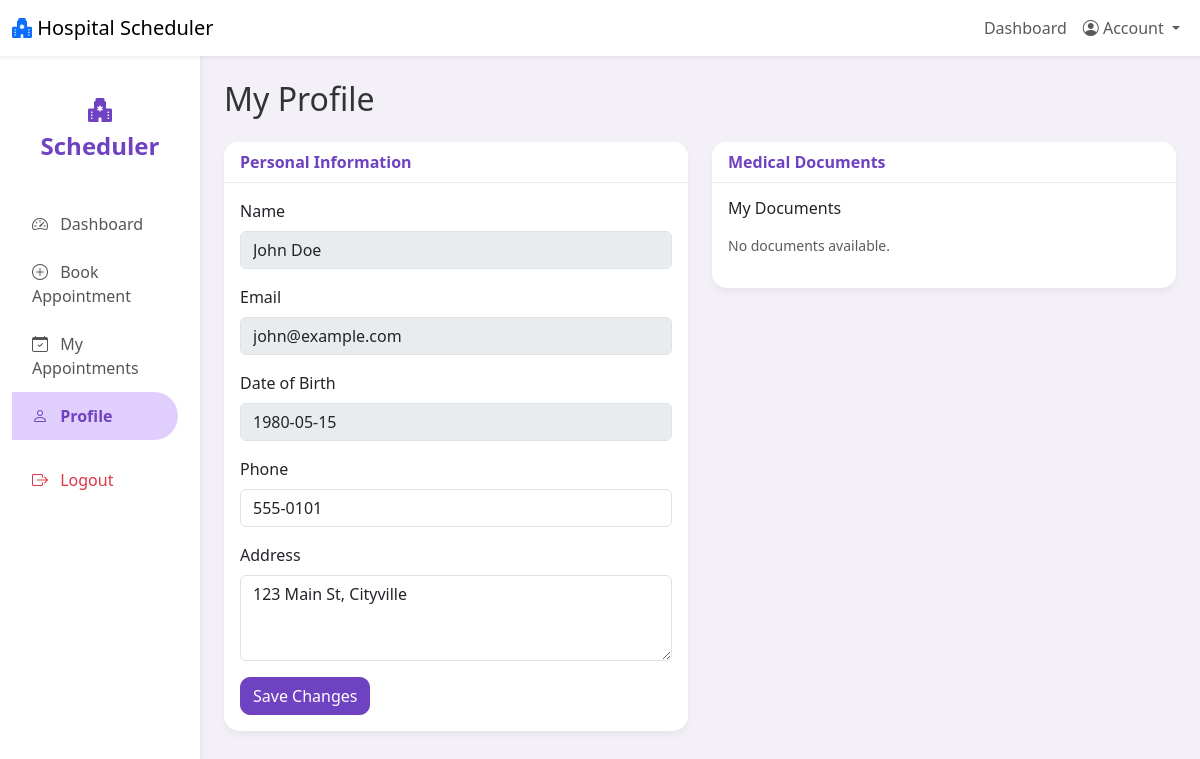
/patient/profile.php (signed in), run on the app's committed database.
### tables this page shows
CREATE TABLE `users` (
  `id` int(11) NOT NULL AUTO_INCREMENT,
  `name` varchar(100) NOT NULL,
  `email` varchar(100) NOT NULL,
  `password_hash` varchar(255) NOT NULL,
  `role` enum('admin','doctor','patient') NOT NULL,
  `created_at` timestamp NOT NULL DEFAULT current_timestamp(),
  PRIMARY KEY (`id`),
  UNIQUE KEY `email` (`email`)
);

CREATE TABLE `patients` (
  `id` int(11) NOT NULL AUTO_INCREMENT,
  `user_id` int(11) NOT NULL,
  `dob` date NOT NULL,
  `phone` varchar(20) DEFAULT NULL,
  `address` text DEFAULT NULL,
  `created_at` timestamp NOT NULL DEFAULT current_timestamp(),
  PRIMARY KEY (`id`),
  KEY `user_id` (`user_id`),
  CONSTRAINT `fk_patients_user` FOREIGN KEY (`user_id`) REFERENCES `users` (`id`) ON DELETE CASCADE
);

### includes/auth.php (called while the page is built, shortened)
<?php
function getCurrentUserId() {
    return $_SESSION['user_id'] ?? null;
}

### includes/helpers.php (called while the page is built, shortened)
<?php
function h($string) {
    return htmlspecialchars($string, ENT_QUOTES, 'UTF-8');
}

### patient/profile.php (the view, shortened to what this page needs)
<?php
require_once '../includes/db.php';
require_once '../includes/auth.php';
require_once '../includes/helpers.php';
$userId = getCurrentUserId();
$patientId = $pdo->query("SELECT id FROM patients WHERE user_id = $userId")->fetchColumn();
$patient = $pdo->query("SELECT * FROM patients WHERE user_id = $userId")->fetch();
$user = $pdo->query("SELECT * FROM users WHERE id = $userId")->fetch();
$documents = $pdo->query("SELECT * FROM patient_documents WHERE patient_id = $patientId ORDER BY uploaded_at DESC")->fetchAll();
require_once '../includes/header.php';
?>
<div class="container-fluid">
    <div class="row">
        <?php include '../includes/sidebar.php'; ?>
        <main class="col-md-9 ms-sm-auto col-lg-10 px-md-4 py-4">
            <h1 class="h2 mb-4">My Profile</h1>
            <div class="row">
                <div class="col-md-6">
                    <div class="card mb-4">
                        <div class="card-header">Personal Information</div>
                        <div class="card-body">
                            <form method="POST">
                                <div class="mb-3">
                                    <label class="form-label">Name</label>
                                    <input type="text" class="form-control" value="<?php echo h($user['name']); ?>" disabled>
                                </div>
                                <div class="mb-3">
                                    <label class="form-label">Email</label>
                                    <input type="email" class="form-control" value="<?php echo h($user['email']); ?>" disabled>
                                </div>
                                <div class="mb-3">
                                    <label class="form-label">Date of Birth</label>
                                    <input type="text" class="form-control" value="<?php echo h($patient['dob']); ?>" disabled>
                                </div>
                                <div class="mb-3">
                                    <label class="form-label">Phone</label>
                                    <input type="text" name="phone" class="form-control" value="<?php echo h($patient['phone']); ?>">
                                </div>
                                <div class="mb-3">
                                    <label class="form-label">Address</label>
                                    <textarea name="address" class="form-control" rows="3"><?php echo h($patient['address']); ?></textarea>
                                </div>
                                <button type="submit" class="btn btn-primary">Save Changes</button>
                            </form>
                        </div>
                    </div>
                </div>
                <div class="col-md-6">
                    <div class="card">
                        <div class="card-header">Medical Documents</div>
                        <div class="card-body">
                            <h6 class="mb-3">My Documents</h6>
                            <?php if (empty($documents)): ?>
                                <p class="text-muted small">No documents available.</p>
                            <?php endif; ?>
                        </div>
                    </div>
                </div>
            </div>
        </main>
    </div>
</div>
<?php require_once '../includes/footer.php'; ?>

### assets/css/styles.css (style rules this page uses)
:root { --primary-color: #6f42c1; --primary-light: #e0cffc; --secondary-color: #6c757d; --bg-color: #f3f0f8; --card-radius: 15px; --btn-radius: 10px; }
body { background-color: var(--bg-color); font-family: 'Segoe UI', Tahoma, Geneva, Verdana, sans-serif; color: #333; }
.card { border: none; border-radius: var(--card-radius); box-shadow: 0 4px 6px rgba(0, 0, 0, 0.05); transition: transform 0.2s; }
.card-header { background-color: white; border-bottom: 1px solid #eee; border-radius: var(--card-radius) var(--card-radius) 0 0 !important; font-weight: 600; color: var(--primary-color); }
.btn-primary { background-color: var(--primary-color); border-color: var(--primary-color); border-radius: var(--btn-radius); }

### data on the page
users: name "John Doe", email "john@example.com"
patients: dob "1980-05-15", phone "555-0101", address "123 Main St, Cityville"
